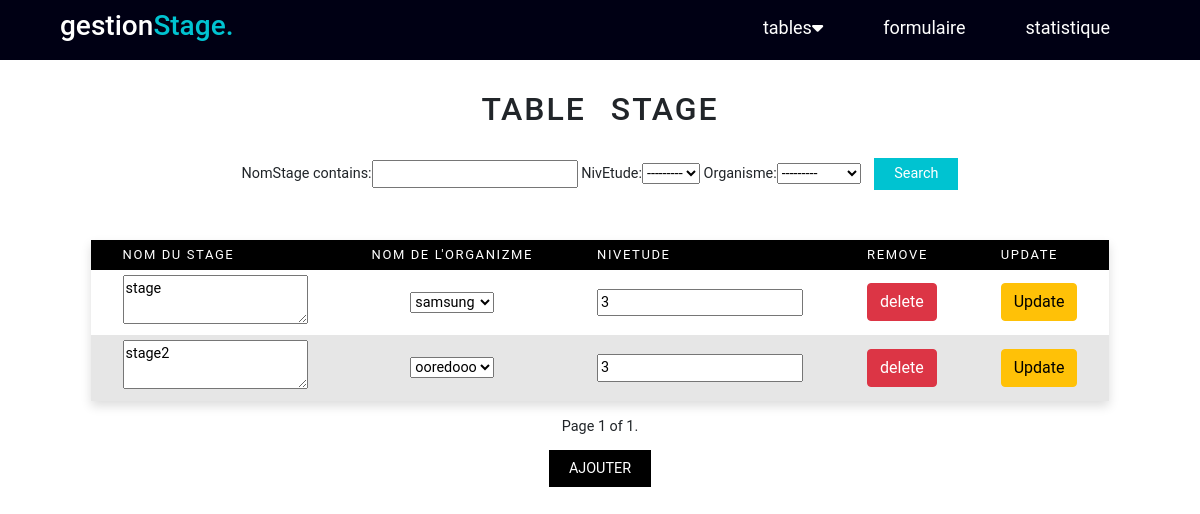
The app's page /stage/, older data.
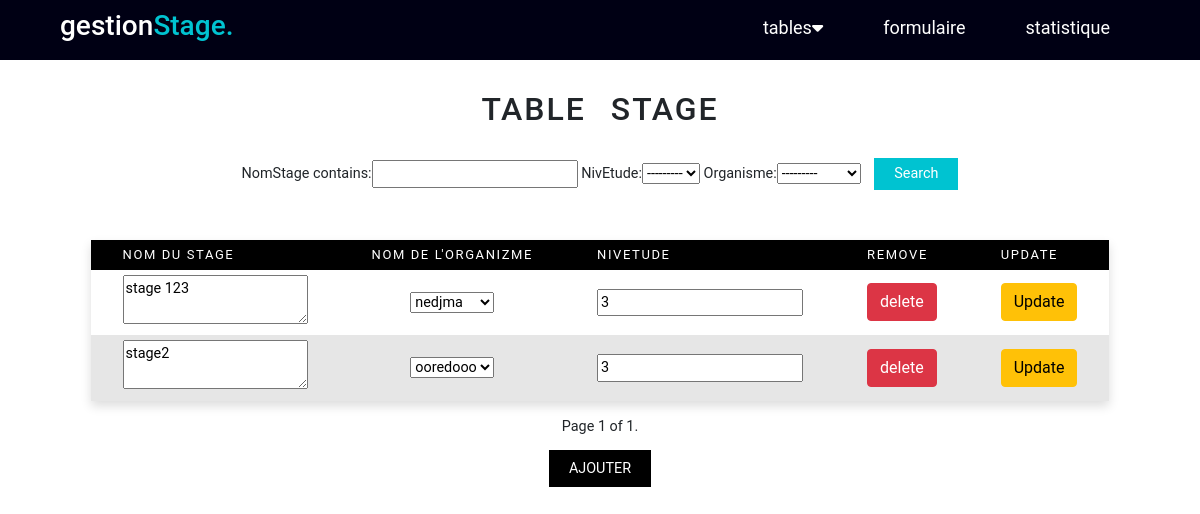
The same page, newer data.
### AppGestion/models.py (models this page shows, shortened)
class Stage (models.Model):
    NomStage = models.CharField(max_length=40)
    NivEtude= models.IntegerField(choices=NIV_ETUDE_STAGE)
    Organisme = models.ForeignKey("Organisme",on_delete=models.CASCADE)

class Organisme (models.Model):
    NomOrganisme= models.CharField(max_length=40,primary_key=True)
    typeOr=models.CharField(max_length=20,null=True)
    def __str__(self):
        return self.NomOrganisme

### AppGestion/views.py (the view)
# urls.py: path('stage/',views.stage,name='stage'),
def stage(request):
    stages=Stage.objects.all()
    organismes=Organisme.objects.all()
    sta= StageFilter(request.GET, queryset=stages)
    stages=sta.qs
    paginator3= Paginator(stages,5)
    page_number=request.GET.get('page')
    stages=paginator3.get_page(page_number)
    if request.method=="POST":
        formStage     =StageForm(data=request.POST)
        if formStage.is_valid():
            formStage.save()
            return redirect("stage")
    else:
        formStage=StageForm
    return render(request,'stage.html',{'stage':stages,'organismes':organismes,'sta':sta,'formStage':formStage})

### AppGestion/templates/stage.html (shortened to what this page needs)
<!DOCTYPE html>
<html lang="en">
<head>
    <link href="https://cdn.jsdelivr.net/npm/bootstrap@5.1.3/dist/css/bootstrap.min.css" rel="stylesheet"
>
    <link rel="stylesheet" href="https://cdnjs.cloudflare.com/ajax/libs/font-awesome/6.0.0-beta3/css/all.min.css" />
    <link rel="stylesheet" href="/static/style.css">
</head>
<body>
  <div class="menu_bar">
    <h1 class="logo">gestion<span>Stage.</span></h1>
    <ul >
      <li ><a  href="">tables<i class="fas fa-caret-down"></i></a>
      </li>
      <li ><a  href="{% url 'formulaireStage'%}">formulaire</a></li>
      <li ><a  href="#">statistique</a> </li>
    </ul>
  </div>
     <div class="contenue">
      <h2> table stage </h2>
      <form action="" methode="get">
        {{sta.form}}
        <button class="button" type="submit"> Search </button>
      </form>
      <table >
        <thead>
        <tr>
          <th>Nom du Stage </th>
          <th>Nom de l'Organizme </th>
          <th>NivEtude</th>
          <th>Remove</th>
          <th>Update </th>
        </tr>
      </thead>
        {% for p in stage %}
          <tr>
            <form method ="POST" action="/Update_Stage/{{p.id}}/">
            <td><textarea name="NomStage" >{{p.NomStage}}</textarea></td>
            <td> <select name="Organisme" required id="id_Organisme">
              <option value="{{p.Organisme.NomOrganisme}}" selected>{{p.Organisme.NomOrganisme}}</option>
            </select></td>
            <td><input type= "text" name="NivEtude" value={{p.NivEtude}}></td>
            <td> <a href="{% url 'delete_stage' p.id %}"  class="btn btn-danger"> delete </a> </td>
            <td> <input type="submit" value="Update" class="btn btn-warning"></td>
            </form>
           </tr>
       {% endfor %}
      </table>
      <div class="pagination">
        <span class="step-links">
            <span class="current">
                Page {{ stage.number }} of {{ stage.paginator.num_pages }}.
            </span>
        </span>
    </div>
    <div class="wrapper s">
        <a href="#ajout-Stage">Ajouter</a>
      </div>
 </div>
</body>
</html>

Row changes from the older to the newer data that the page shows:
changed Stage: NomStage "stage" → "stage 123"; Organisme "samsung" → "nedjma"
